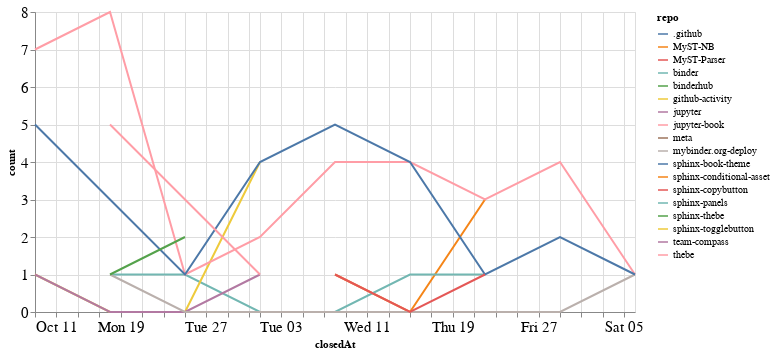

The cell this chart's notebook holds for it:
### Code cell
closed_by_time = closed_by.groupby('repo').resample('W', on='closedAt').count()['author'].reset_index()
closed_by_time = closed_by_time.rename(columns={'author': 'count'})

alt.Chart(closed_by_time, width=600).mark_line().encode(
    x='closedAt',
    y='count',
    color='repo',
    tooltip="repo"
)

### Figure 1 — Vega-Lite specification as saved in the notebook (floating-point values rounded to 4 significant figures)
{"config": {"axisLeft": {"labelFontSize": 15}, "axisBottom": {"labelFontSize": 15}}, "data": {"name": "data-fd614662f05ca662225902e4a748cddf"}, "mark": "line", "encoding": {"color": {"type": "nominal", "field": "repo"}, "tooltip": {"type": "nominal", "field": "repo"}, "x": {"type": "temporal", "field": "closedAt"}, "y": {"type": "quantitative", "field": "count"}}, "width": 600, "$schema": "https://vega.github.io/schema/vega-lite/v4.8.1.json", "datasets": {"data-fd614662f05ca662225902e4a748cddf": [{"repo": ".github", "closedAt": "2020-11-08T00:00:00", "count": 1}, {"repo": "MyST-NB", "closedAt": "2020-11-08T00:00:00", "count": 1}, {"repo": "MyST-NB", "closedAt": "2020-11-15T00:00:00", "count": 0}, {"repo": "MyST-NB", "closedAt": "2020-11-22T00:00:00", "count": 3}, {"repo": "MyST-Parser", "closedAt": "2020-10-11T00:00:00", "count": 1}, {"repo": "binder", "closedAt": "2020-10-18T00:00:00", "count": 1}, {"repo": "binder", "closedAt": "2020-10-25T00:00:00", "count": 1}, {"repo": "binder", "closedAt": "2020-11-01T00:00:00", "count": 0}, {"repo": "binder", "closedAt": "2020-11-08T00:00:00", "count": 0}, {"repo": "binder", "closedAt": "2020-11-15T00:00:00", "count": 1}, {"repo": "binder", "closedAt": "2020-11-22T00:00:00", "count": 1}, {"repo": "binderhub", "closedAt": "2020-11-01T00:00:00", "count": 1}, {"repo": "github-activity", "closedAt": "2020-10-11T00:00:00", "count": 1}, {"repo": "github-activity", "closedAt": "2020-10-18T00:00:00", "count": 0}, {"repo": "github-activity", "closedAt": "2020-10-25T00:00:00", "count": 0}, {"repo": "github-activity", "closedAt": "2020-11-01T00:00:00", "count": 4}, {"repo": "jupyter", "closedAt": "2020-10-11T00:00:00", "count": 1}, {"repo": "jupyter", "closedAt": "2020-10-18T00:00:00", "count": 0}, {"repo": "jupyter", "closedAt": "2020-10-25T00:00:00", "count": 0}, {"repo": "jupyter", "closedAt": "2020-11-01T00:00:00", "count": 1}, {"repo": "jupyter-book", "closedAt": "2020-10-11T00:00:00", "count": 7}, {"repo": "jupyter-book", "closedAt": "2020-10-18T00:00:00", "count": 8}, {"repo": "jupyter-book", "closedAt": "2020-10-25T00:00:00", "count": 1}, {"repo": "jupyter-book", "closedAt": "2020-11-01T00:00:00", "count": 2}, {"repo": "jupyter-book", "closedAt": "2020-11-08T00:00:00", "count": 4}, {"repo": "jupyter-book", "closedAt": "2020-11-15T00:00:00", "count": 4}, {"repo": "jupyter-book", "closedAt": "2020-11-22T00:00:00", "count": 3}, {"repo": "jupyter-book", "closedAt": "2020-11-29T00:00:00", "count": 4}, {"repo": "jupyter-book", "closedAt": "2020-12-06T00:00:00", "count": 1}, {"repo": "meta", "closedAt": "2020-11-29T00:00:00", "count": 1}, {"repo": "mybinder.org-deploy", "closedAt": "2020-10-18T00:00:00", "count": 1}, {"repo": "mybinder.org-deploy", "closedAt": "2020-10-25T00:00:00", "count": 0}, {"repo": "mybinder.org-deploy", "closedAt": "2020-11-01T00:00:00", "count": 0}, {"repo": "mybinder.org-deploy", "closedAt": "2020-11-08T00:00:00", "count": 0}, {"repo": "mybinder.org-deploy", "closedAt": "2020-11-15T00:00:00", "count": 0}, {"repo": "mybinder.org-deploy", "closedAt": "2020-11-22T00:00:00", "count": 0}, {"repo": "mybinder.org-deploy", "closedAt": "2020-11-29T00:00:00", "count": 0}, {"repo": "mybinder.org-deploy", "closedAt": "2020-12-06T00:00:00", "count": 1}, {"repo": "sphinx-book-theme", "closedAt": "2020-10-11T00:00:00", "count": 5}, {"repo": "sphinx-book-theme", "closedAt": "2020-10-18T00:00:00", "count": 3}, {"repo": "sphinx-book-theme", "closedAt": "2020-10-25T00:00:00", "count": 1}, {"repo": "sphinx-book-theme", "closedAt": "2020-11-01T00:00:00", "count": 4}, {"repo": "sphinx-book-theme", "closedAt": "2020-11-08T00:00:00", "count": 5}, {"repo": "sphinx-book-theme", "closedAt": "2020-11-15T00:00:00", "count": 4}, {"repo": "sphinx-book-theme", "closedAt": "2020-11-22T00:00:00", "count": 1}, {"repo": "sphinx-book-theme", "closedAt": "2020-11-29T00:00:00", "count": 2}, {"repo": "sphinx-book-theme", "closedAt": "2020-12-06T00:00:00", "count": 1}, {"repo": "sphinx-conditional-asset", "closedAt": "2020-10-25T00:00:00", "count": 2}, {"repo": "sphinx-copybutton", "closedAt": "2020-11-08T00:00:00", "count": 1}, {"repo": "sphinx-copybutton", "closedAt": "2020-11-15T00:00:00", "count": 0}, {"repo": "sphinx-copybutton", "closedAt": "2020-11-22T00:00:00", "count": 1}, {"repo": "sphinx-panels", "closedAt": "2020-10-18T00:00:00", "count": 1}, {"repo": "sphinx-thebe", "closedAt": "2020-10-18T00:00:00", "count": 1}, {"repo": "sphinx-thebe", "closedAt": "2020-10-25T00:00:00", "count": 2}, {"repo": "sphinx-togglebutton", "closedAt": "2020-10-25T00:00:00", "count": 3}, {"repo": "team-compass", "closedAt": "2020-10-11T00:00:00", "count": 1}, {"repo": "thebe", "closedAt": "2020-10-18T00:00:00", "count": 5}, {"repo": "thebe", "closedAt": "2020-10-25T00:00:00", "count": 3}, {"repo": "thebe", "closedAt": "2020-11-01T00:00:00", "count": 1}]}}
